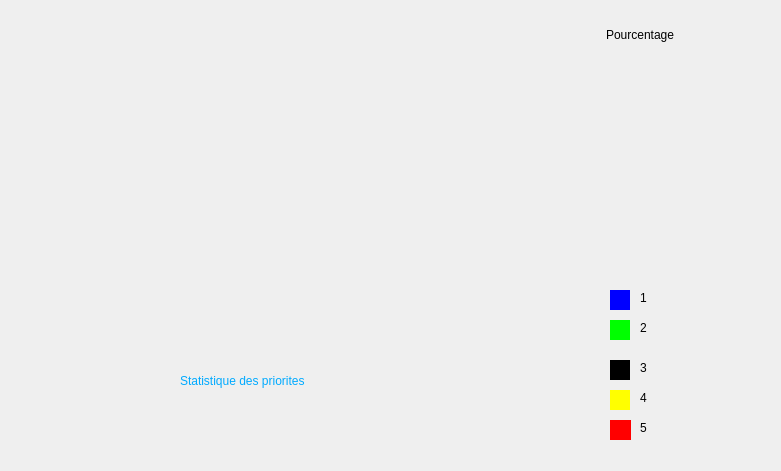
<?xml version="1.0" encoding="UTF-8"?>
<ui version="4.0">
 <class>statistique</class>
 <widget class="QDialog" name="statistique">
  <property name="geometry">
   <rect>
    <x>0</x>
    <y>0</y>
    <width>781</width>
    <height>471</height>
   </rect>
  </property>
  <property name="windowTitle">
   <string>Dialog</string>
  </property>
  <widget class="QLabel" name="label">
   <property name="geometry">
    <rect>
     <x>606</x>
     <y>19</y>
     <width>131</width>
     <height>31</height>
    </rect>
   </property>
   <property name="styleSheet">
    <string notr="true">font: 75 italic 14pt &quot;Arial&quot;;</string>
   </property>
   <property name="text">
    <string>Pourcentage </string>
   </property>
  </widget>
  <widget class="QWidget" name="widget_3" native="true">
   <property name="geometry">
    <rect>
     <x>610</x>
     <y>420</y>
     <width>21</width>
     <height>20</height>
    </rect>
   </property>
   <property name="styleSheet">
    <string notr="true">background-color: rgb(0, 255, 0);
background-color: rgb(255, 0, 0);</string>
   </property>
  </widget>
  <widget class="QLabel" name="label_8">
   <property name="geometry">
    <rect>
     <x>180</x>
     <y>360</y>
     <width>481</width>
     <height>41</height>
    </rect>
   </property>
   <property name="styleSheet">
    <string notr="true">font: 18pt &quot;MS Shell Dlg 2&quot;;
color: rgb(0, 170, 255);</string>
   </property>
   <property name="text">
    <string>Statistique des priorites</string>
   </property>
  </widget>
  <widget class="QWidget" name="widget" native="true">
   <property name="geometry">
    <rect>
     <x>610</x>
     <y>290</y>
     <width>20</width>
     <height>20</height>
    </rect>
   </property>
   <property name="styleSheet">
    <string notr="true">background-color: rgb(0, 0, 255);</string>
   </property>
  </widget>
  <widget class="QLabel" name="label_4">
   <property name="geometry">
    <rect>
     <x>640</x>
     <y>360</y>
     <width>131</width>
     <height>16</height>
    </rect>
   </property>
   <property name="styleSheet">
    <string notr="true">font: 12pt &quot;MS Shell Dlg 2&quot;;</string>
   </property>
   <property name="text">
    <string>3 </string>
   </property>
  </widget>
  <widget class="QWidget" name="widget_4" native="true">
   <property name="geometry">
    <rect>
     <x>610</x>
     <y>390</y>
     <width>20</width>
     <height>20</height>
    </rect>
   </property>
   <property name="styleSheet">
    <string notr="true">background-color: rgb(0, 255, 0);
background-color: rgb(255, 255, 0);</string>
   </property>
  </widget>
  <widget class="QWidget" name="widget_2" native="true">
   <property name="geometry">
    <rect>
     <x>610</x>
     <y>360</y>
     <width>20</width>
     <height>20</height>
    </rect>
   </property>
   <property name="styleSheet">
    <string notr="true">background-color: rgb(0, 0, 0);</string>
   </property>
  </widget>
  <widget class="QWidget" name="widget_5" native="true">
   <property name="geometry">
    <rect>
     <x>610</x>
     <y>320</y>
     <width>20</width>
     <height>20</height>
    </rect>
   </property>
   <property name="styleSheet">
    <string notr="true">background-color: rgb(0, 255, 0);</string>
   </property>
  </widget>
  <widget class="QLabel" name="label_3">
   <property name="geometry">
    <rect>
     <x>640</x>
     <y>320</y>
     <width>111</width>
     <height>16</height>
    </rect>
   </property>
   <property name="styleSheet">
    <string notr="true">font: 12pt &quot;MS Shell Dlg 2&quot;;</string>
   </property>
   <property name="text">
    <string>2 </string>
   </property>
  </widget>
  <widget class="QLabel" name="label_5">
   <property name="geometry">
    <rect>
     <x>640</x>
     <y>390</y>
     <width>111</width>
     <height>16</height>
    </rect>
   </property>
   <property name="styleSheet">
    <string notr="true">font: 12pt &quot;MS Shell Dlg 2&quot;;</string>
   </property>
   <property name="text">
    <string>4 </string>
   </property>
  </widget>
  <widget class="QLabel" name="label_6">
   <property name="geometry">
    <rect>
     <x>640</x>
     <y>420</y>
     <width>111</width>
     <height>16</height>
    </rect>
   </property>
   <property name="styleSheet">
    <string notr="true">font: 12pt &quot;MS Shell Dlg 2&quot;;</string>
   </property>
   <property name="text">
    <string>5 </string>
   </property>
  </widget>
  <widget class="QLabel" name="label_2">
   <property name="geometry">
    <rect>
     <x>640</x>
     <y>290</y>
     <width>111</width>
     <height>16</height>
    </rect>
   </property>
   <property name="styleSheet">
    <string notr="true">font: 12pt &quot;MS Shell Dlg 2&quot;;</string>
   </property>
   <property name="text">
    <string>1</string>
   </property>
  </widget>
 </widget>
 <resources/>
 <connections/>
</ui>
